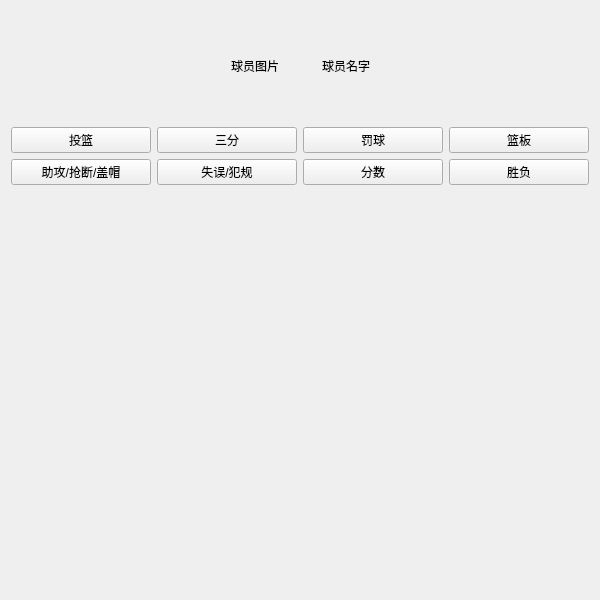
<?xml version="1.0" encoding="UTF-8"?>
<ui version="4.0">
 <class>pagePlayer</class>
 <widget class="QWidget" name="pagePlayer">
  <property name="geometry">
   <rect>
    <x>0</x>
    <y>0</y>
    <width>600</width>
    <height>600</height>
   </rect>
  </property>
  <property name="windowTitle">
   <string>Form</string>
  </property>
  <layout class="QVBoxLayout" name="verticalLayout" stretch="1,1,10">
   <item>
    <layout class="QHBoxLayout" name="horizontalLayout">
     <item>
      <spacer name="horizontalSpacer_2">
       <property name="orientation">
        <enum>Qt::Horizontal</enum>
       </property>
       <property name="sizeHint" stdset="0">
        <size>
         <width>40</width>
         <height>20</height>
        </size>
       </property>
      </spacer>
     </item>
     <item>
      <widget class="QLabel" name="labelPlayerPix">
       <property name="minimumSize">
        <size>
         <width>85</width>
         <height>110</height>
        </size>
       </property>
       <property name="text">
        <string>球员图片</string>
       </property>
      </widget>
     </item>
     <item>
      <widget class="QLabel" name="labelPlayerName">
       <property name="text">
        <string>球员名字</string>
       </property>
      </widget>
     </item>
     <item>
      <spacer name="horizontalSpacer">
       <property name="orientation">
        <enum>Qt::Horizontal</enum>
       </property>
       <property name="sizeHint" stdset="0">
        <size>
         <width>40</width>
         <height>20</height>
        </size>
       </property>
      </spacer>
     </item>
    </layout>
   </item>
   <item>
    <layout class="QGridLayout" name="gridLayout">
     <item row="1" column="0">
      <widget class="QPushButton" name="buttonAssisting">
       <property name="text">
        <string>助攻/抢断/盖帽</string>
       </property>
      </widget>
     </item>
     <item row="1" column="1">
      <widget class="QPushButton" name="buttonFalut">
       <property name="text">
        <string>失误/犯规</string>
       </property>
      </widget>
     </item>
     <item row="1" column="2">
      <widget class="QPushButton" name="buttonScore">
       <property name="text">
        <string>分数</string>
       </property>
      </widget>
     </item>
     <item row="1" column="3">
      <widget class="QPushButton" name="buttonVictory">
       <property name="text">
        <string>胜负</string>
       </property>
      </widget>
     </item>
     <item row="0" column="0">
      <widget class="QPushButton" name="buttonShoot">
       <property name="text">
        <string>投篮</string>
       </property>
      </widget>
     </item>
     <item row="0" column="1">
      <widget class="QPushButton" name="buttonThree">
       <property name="text">
        <string>三分</string>
       </property>
      </widget>
     </item>
     <item row="0" column="2">
      <widget class="QPushButton" name="buttonPenalty">
       <property name="text">
        <string>罚球</string>
       </property>
      </widget>
     </item>
     <item row="0" column="3">
      <widget class="QPushButton" name="buttonBackboard">
       <property name="text">
        <string>篮板</string>
       </property>
      </widget>
     </item>
    </layout>
   </item>
   <item>
    <widget class="QStackedWidget" name="stackedWidget">
     <widget class="QWidget" name="pageShoot">
      <layout class="QVBoxLayout" name="verticalLayout_2">
       <item>
        <layout class="QGridLayout" name="layoutShoot"/>
       </item>
      </layout>
     </widget>
     <widget class="QWidget" name="pageThree">
      <layout class="QVBoxLayout" name="verticalLayout_3">
       <item>
        <layout class="QGridLayout" name="layoutThree"/>
       </item>
      </layout>
     </widget>
     <widget class="QWidget" name="pagePenalty">
      <layout class="QVBoxLayout" name="verticalLayout_4">
       <item>
        <layout class="QGridLayout" name="layoutPenalty"/>
       </item>
      </layout>
     </widget>
     <widget class="QWidget" name="pageBackboard">
      <layout class="QVBoxLayout" name="verticalLayout_5">
       <item>
        <layout class="QGridLayout" name="layoutBackboard"/>
       </item>
      </layout>
     </widget>
     <widget class="QWidget" name="pageAssisting">
      <layout class="QVBoxLayout" name="verticalLayout_6">
       <item>
        <layout class="QGridLayout" name="layoutAssisting"/>
       </item>
      </layout>
     </widget>
     <widget class="QWidget" name="pageFalut">
      <layout class="QVBoxLayout" name="verticalLayout_7">
       <item>
        <layout class="QGridLayout" name="layoutFalut"/>
       </item>
      </layout>
     </widget>
     <widget class="QWidget" name="pageScore">
      <layout class="QVBoxLayout" name="verticalLayout_8">
       <item>
        <layout class="QGridLayout" name="layoutScore"/>
       </item>
      </layout>
     </widget>
     <widget class="QWidget" name="pageVictory">
      <layout class="QVBoxLayout" name="verticalLayout_9">
       <item>
        <layout class="QGridLayout" name="layoutVictory"/>
       </item>
      </layout>
     </widget>
    </widget>
   </item>
  </layout>
 </widget>
 <resources/>
 <connections/>
</ui>
